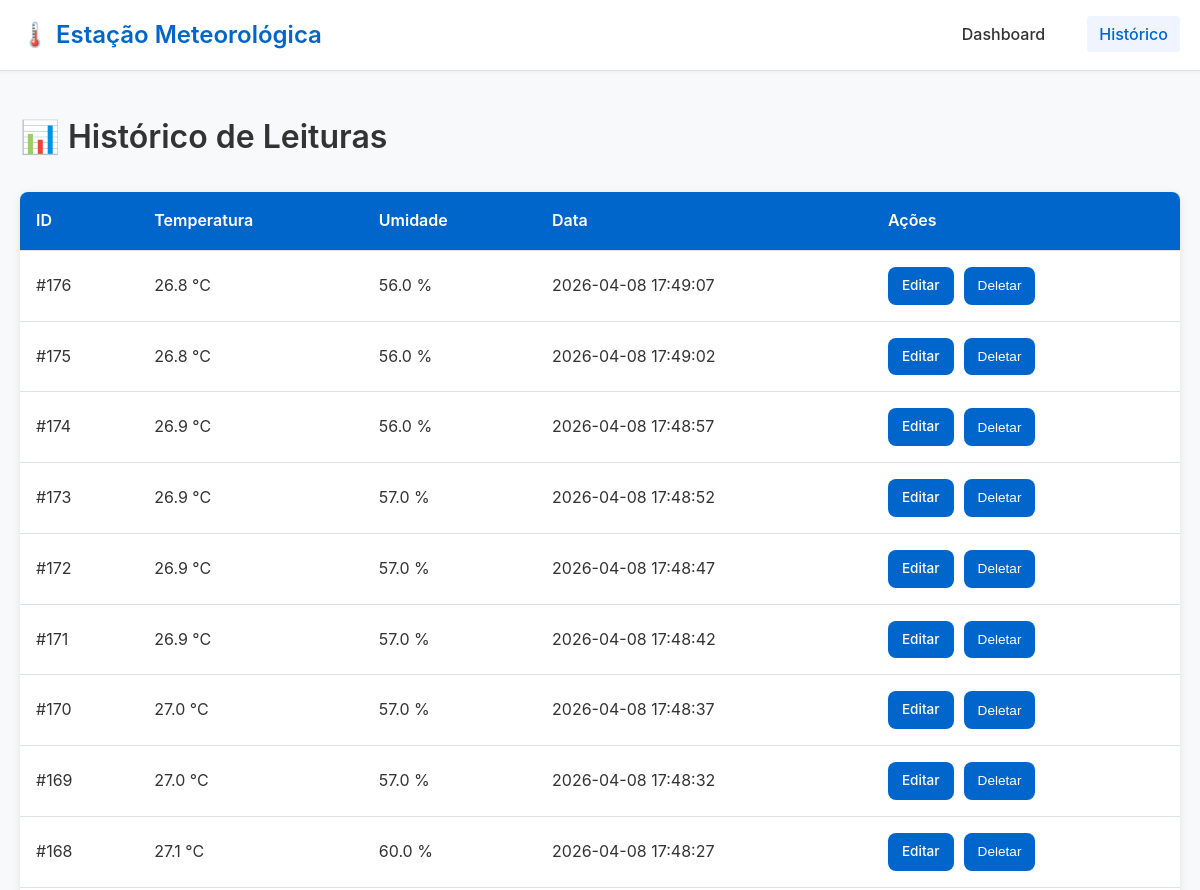
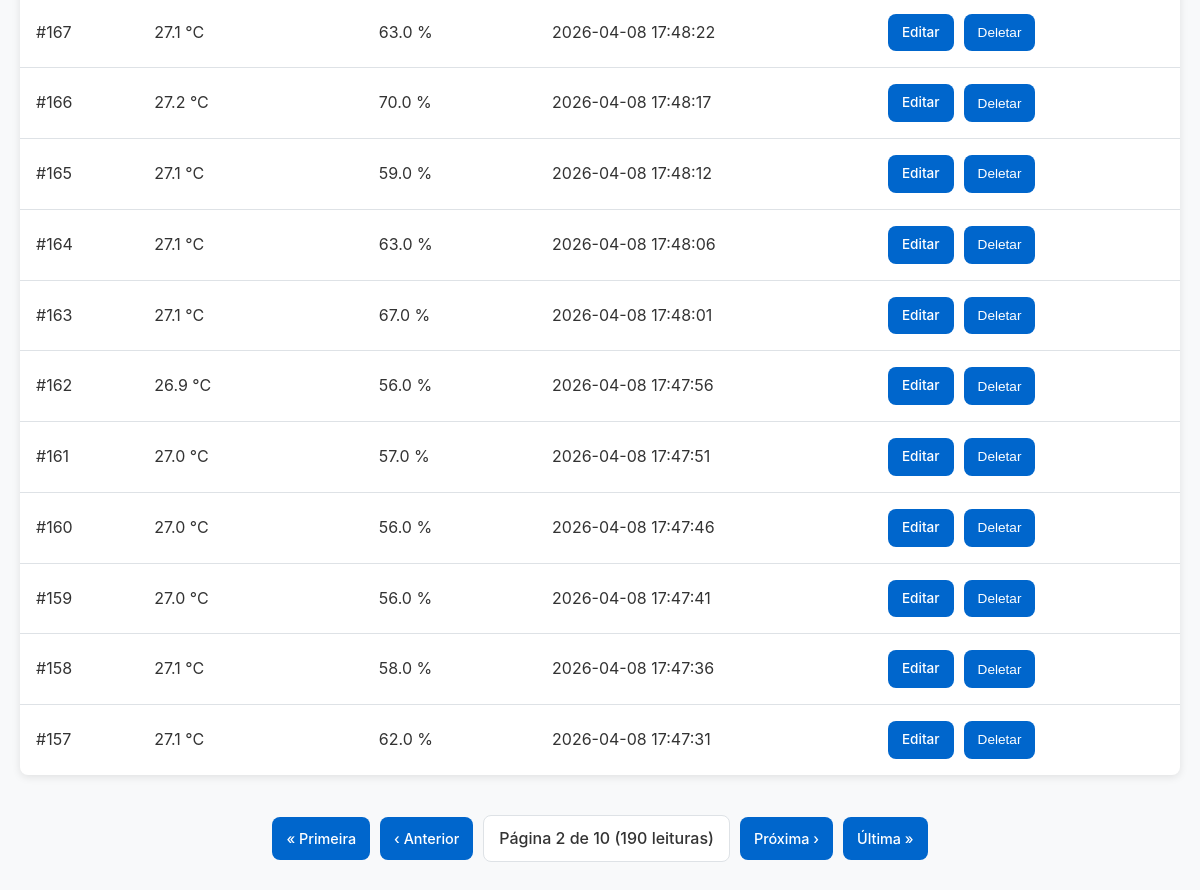
The app's page /leituras?pagina=2 with its own data (2 pictures, top to bottom).
### tables this page shows
CREATE TABLE leituras (
    id          INTEGER PRIMARY KEY AUTOINCREMENT,
    temperatura REAL    NOT NULL,
    umidade     REAL    NOT NULL,
    pressao     REAL,
    localizacao TEXT    DEFAULT 'Lab',
    timestamp   DATETIME DEFAULT (datetime('now', 'localtime'))
);

### app.py (the view)
@app.route('/leituras', methods=['GET'])
def listar():
    pagina  = int(request.args.get('pagina', 1))
    limite  = int(request.args.get('limite', 20))
    offset  = (pagina - 1) * limite
    leituras = listar_leituras(limite=limite, offset=offset)
    total = contar_leituras()
    total_paginas = (total + limite - 1) // limite  # Calcula o teto da divisão
    if quer_json():
        return jsonify({'pagina': pagina, 'limite': limite, 'leituras': leituras, 'total': total})
    return render_template('historico.html', leituras=leituras,
                           pagina=pagina, limite=limite, total=total, total_paginas=total_paginas)

### app.py (called while the page is built)
def quer_json():
    return (request.args.get('formato') == 'json' or
            request.accept_mimetypes.best == 'application/json')

### database.py (called while the page is built)
def get_db_connection():
    conn = sqlite3.connect(DB_PATH, timeout=10)
    conn.execute('PRAGMA journal_mode=WAL')   # permite leitura/escrita simultânea
    conn.execute('PRAGMA busy_timeout=5000')  # espera até 5s antes de lançar erro
    conn.row_factory = sqlite3.Row            # acesso por nome de coluna
    return conn

def listar_leituras(limite: int = 50, offset: int = 0) -> list:
    conn = get_db_connection()
    rows = conn.execute(
        'SELECT * FROM leituras ORDER BY timestamp DESC LIMIT ? OFFSET ?',
        (limite, offset)
    ).fetchall()
    conn.close()
    return [dict(r) for r in rows]

def contar_leituras() -> int:
    conn = get_db_connection()
    row = conn.execute('SELECT COUNT(*) as total FROM leituras').fetchone()
    conn.close()
    return row['total'] if row else 0

### templates/historico.html (shortened to what this page needs)
{% extends "base.html" %}
{% block content %}
<div class="section">
    <h1>📊 Histórico de Leituras</h1>
    <table>
        <thead>
            <tr>
                <th>ID</th>
                <th>Temperatura</th>
                <th>Umidade</th>
                <th>Data</th>
                <th>Ações</th>
            </tr>
        </thead>
        <tbody>
            {% for leitura in leituras %}
            <tr>
                <td>#{{ leitura.id }}</td>
                <td>{{ leitura.temperatura }} °C</td>
                <td>{{ leitura.umidade }} %</td>
                <td>{{ leitura.timestamp }}</td>
                <td>
                    <div class="actions">
                        <a href="/leituras/{{ leitura.id }}/editar" class="btn">Editar</a>
                        <button type="button" onclick="deletar({{ leitura.id }})">Deletar</button>
                    </div>
                </td>
            </tr>
            {% endfor %}
        </tbody>
    </table>
    {% if total_paginas > 1 %}
    <div class="pagination">
        {% if pagina > 1 %}
        <a href="/leituras?pagina=1" class="btn">« Primeira</a>
        <a href="/leituras?pagina={{ pagina - 1 }}" class="btn">‹ Anterior</a>
        {% endif %}
        <span class="page-info">Página {{ pagina }} de {{ total_paginas }} ({{ total }} leituras)</span>
        {% if pagina < total_paginas %}
        <a href="/leituras?pagina={{ pagina + 1 }}" class="btn">Próxima ›</a>
        <a href="/leituras?pagina={{ total_paginas }}" class="btn">Última »</a>
        {% endif %}
    </div>
    {% endif %}
</div>
{% endblock %}

### static/css/style.css (style rules this page uses)
* { margin: 0; padding: 0; box-sizing: border-box; }
:root { --primary-color: #0066cc; --primary-dark: #0052a3; --background-color: #f8f9fa; --text-color: #333; --text-light: #666; --border-color: #dee2e6; --white: #ffffff; --shadow: 0 2px 8px rgba(0, 0, 0, 0.1); --shadow-hover: 0 4px 16px rgba(0, 0, 0, 0.15); --radius: 8px; }
html, body { height: auto; }
body { font-family: -apple-system, BlinkMacSystemFont, 'Segoe UI', 'Roboto', 'Oxygen', 'Ubuntu', 'Cantarell', sans-serif; background-color: var(--background-color); color: var(--text-color); line-height: 1.6; }
h1 { font-size: 2rem; margin-bottom: 30px; color: var(--text-color); font-weight: 600; }
button, .btn { background-color: var(--primary-color); color: var(--white); border: none; padding: 10px 18px; border-radius: var(--radius); font-size: 0.95rem; font-weight: 500; cursor: pointer; transition: all 0.3s ease; text-decoration: none; display: inline-block; }
table { width: 100%; border-collapse: collapse; background-color: var(--white); margin-bottom: 40px; box-shadow: var(--shadow); border-radius: var(--radius); overflow: hidden; }
th { background-color: var(--primary-color); color: var(--white); font-weight: 600; text-align: left; }
th, td { padding: 16px; border-bottom: 1px solid var(--border-color); }
tr:last-child td { border-bottom: none; }
.actions { display: flex; gap: 10px; }
.actions button, .actions a { padding: 8px 14px; font-size: 0.85rem; }
.pagination { display: flex; justify-content: center; align-items: center; gap: 10px; margin-top: 30px; flex-wrap: wrap; }
.pagination .btn { padding: 10px 14px; font-size: 0.9rem; min-width: auto; }
.page-info { background-color: var(--white); padding: 10px 15px; border-radius: var(--radius); border: 1px solid var(--border-color); font-weight: 500; color: var(--text-color); }

### records on screen
leituras: id "176", temperatura "26.8", umidade "56.0", timestamp "2026-04-08 17:49:07"
leituras: id "175", temperatura "26.8", umidade "56.0", timestamp "2026-04-08 17:49:02"
leituras: id "174", temperatura "26.9", umidade "56.0", timestamp "2026-04-08 17:48:57"
leituras: id "173", temperatura "26.9", umidade "57.0", timestamp "2026-04-08 17:48:52"
leituras: id "172", temperatura "26.9", umidade "57.0", timestamp "2026-04-08 17:48:47"
leituras: id "171", temperatura "26.9", umidade "57.0", timestamp "2026-04-08 17:48:42"
leituras: id "170", temperatura "27.0", umidade "57.0", timestamp "2026-04-08 17:48:37"
leituras: id "169", temperatura "27.0", umidade "57.0", timestamp "2026-04-08 17:48:32"
leituras: id "168", temperatura "27.1", umidade "60.0", timestamp "2026-04-08 17:48:27"
leituras: id "167", temperatura "27.1", umidade "63.0", timestamp "2026-04-08 17:48:22"
leituras: id "166", temperatura "27.2", umidade "70.0", timestamp "2026-04-08 17:48:17"
leituras: id "165", temperatura "27.1", umidade "59.0", timestamp "2026-04-08 17:48:12"
leituras: id "164", temperatura "27.1", umidade "63.0", timestamp "2026-04-08 17:48:06"
leituras: id "163", temperatura "27.1", umidade "67.0", timestamp "2026-04-08 17:48:01"
leituras: id "162", temperatura "26.9", umidade "56.0", timestamp "2026-04-08 17:47:56"
leituras: id "161", temperatura "27.0", umidade "57.0", timestamp "2026-04-08 17:47:51"
leituras: id "160", temperatura "27.0", umidade "56.0", timestamp "2026-04-08 17:47:46"
leituras: id "159", temperatura "27.0", umidade "56.0", timestamp "2026-04-08 17:47:41"
leituras: id "158", temperatura "27.1", umidade "58.0", timestamp "2026-04-08 17:47:36"
leituras: id "157", temperatura "27.1", umidade "62.0", timestamp "2026-04-08 17:47:31"

### other values on screen
{{ pagina }} "2"
{{ total_paginas }} "10"
{{ total }} "190"
